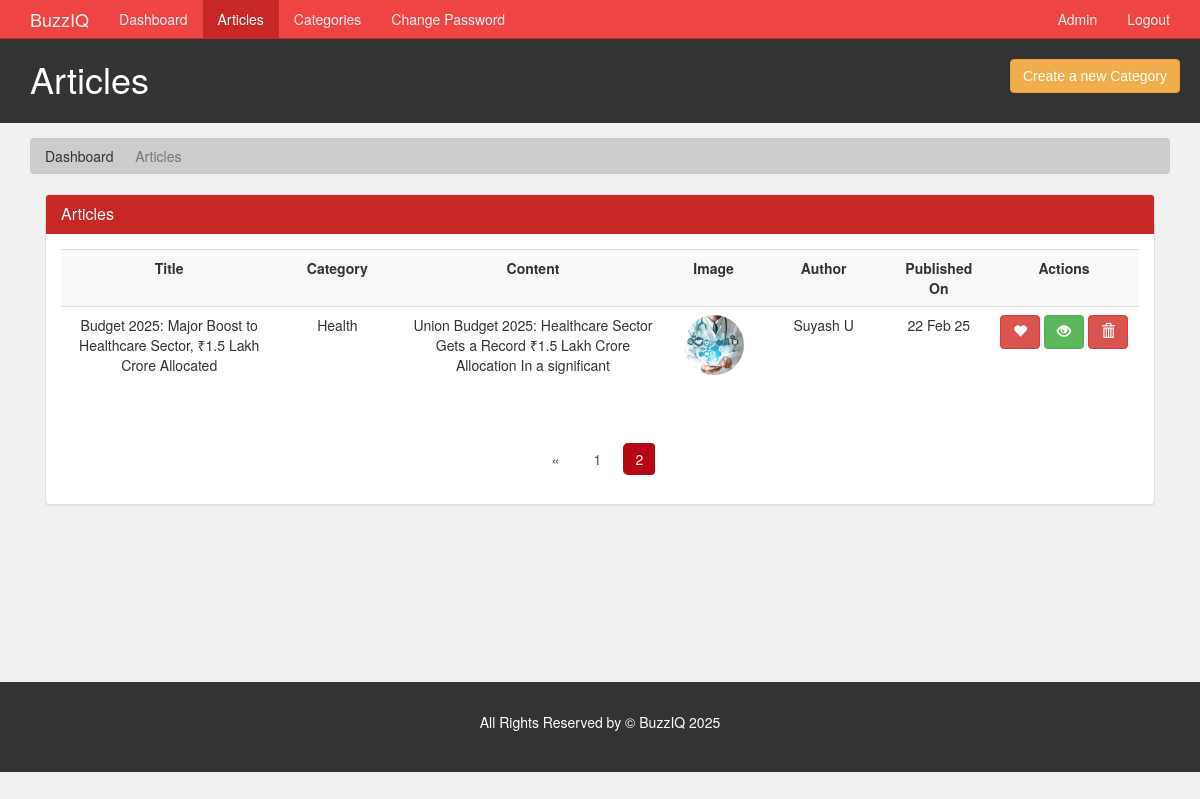
Page /admin/articles.php?page=2 (signed in) on the committed database.
### tables this page shows
CREATE TABLE `article` (
  `article_id` int(11) NOT NULL,
  `category_id` int(11) NOT NULL,
  `author_id` int(11) NOT NULL,
  `article_title` varchar(250) NOT NULL,
  `article_image` varchar(200) NOT NULL,
  `article_description` text NOT NULL,
  `article_date` date NOT NULL,
  `article_trend` tinyint(4) NOT NULL,
  `article_active` tinyint(4) NOT NULL
);

CREATE TABLE `category` (
  `category_id` int(11) NOT NULL,
  `category_name` varchar(45) NOT NULL,
  `category_color` varchar(35) NOT NULL,
  `category_image` varchar(250) NOT NULL,
  `category_description` varchar(350) NOT NULL
);

CREATE TABLE `author` (
  `author_id` int(11) NOT NULL,
  `author_name` varchar(35) NOT NULL,
  `author_password` varchar(100) NOT NULL,
  `author_email` varchar(45) NOT NULL
);

### admin/articles.php (the view, shortened to what this page needs)
<?php
  require('./includes/nav.inc.php');
?>
<section id="breadcrumb">
  <div class="container">
    <ol class="breadcrumb">
      <li><a href="./index.php">Dashboard</a></li>
      <li class="active">Articles</li>
    </ol>
  </div>
</section>
<section id="main">
  <div class="container">
    <div class="col-md-12">
      <?php
        $limit = 6;
        if(isset($_GET['page'])) {
          $page = $_GET['page'];
        }else {
          $page = 1;
        }
        $offset = ($page - 1) * $limit;
        $sql = "SELECT article.article_title,
                article.article_id,
                article.article_date,
                author.author_name,
                article.article_image,
                article.article_trend,
                article.article_active,
                article.article_description,
                category.category_name
                FROM article, category, author
                WHERE article.category_id = category.category_id
                AND article.author_id = author.author_id
                ORDER BY article.article_date DESC
                LIMIT {$offset},{$limit}";
        $result = mysqli_query($con,$sql);
        $row = mysqli_num_rows($result);
      ?>
      <div class="panel panel-default">
        <div class="panel-heading main-color-bg">
          <h3 class="panel-title">Articles</h3>
        </div>
        <div class="panel-body">
          <table class="table table-striped table-hover article-table">
            <tr>
              <th style="min-width: 200px">Title</th>
              <th style="min-width: 120px">Category</th>
              <th style="min-width: 250px">Content</th>
              <th style="min-width: 90px">Image</th>
              <th style="min-width: 130px">Author</th>
              <th style="min-width: 100px">Published On</th>
              <th style="min-width: 150px">Actions</th>
            </tr>
            <?php
                if($row > 0) {
                  while($data = mysqli_fetch_assoc($result)) {
                    $category_name = $data['category_name'];
                    $article_id = $data['article_id'];
                    $article_title = $data['article_title'];
                    $article_trend = $data['article_trend'];
                    $article_desc = $data['article_description'];
                    $article_image = $data['article_image'];
                    $article_date = $data['article_date'];
                    $article_author = $data['author_name'];
                    $article_active = $data['article_active'];
                    $article_desc = substr($article_desc,0,100);
                    $article_date = date("d M y",strtotime($article_date));
                    echo '
                      <tr>
                        <td>
                          '.$article_title.'
                        </td>
                        <td>
                          '.$category_name.'
                        </td>
                        <td>
                          '.$article_desc.'
                        </td>
                        <td>
                          <img src="../assets/images/articles/'.$article_image.'" />
                        </td>
                        <td>
                          '.$article_author.'
                        </td>
                        <td>
                          '.$article_date.'
                        </td>
                        <td>';
                        if($article_trend > 0) {
                          echo '
                          <a class="btn btn-danger" href="./deactivate-trend.php?id='.$article_id.'" title="Remove Article Trend">
                            <span class="glyphicon glyphicon-heart"></span>
                          </a>
                          ';
                        }
                        else {
                          echo '
                          <a class="btn btn-warning" href="./activate-trend.php?id='.$article_id.'" title="Make Article Trending">
                            <span class="glyphicon glyphicon-heart-empty"></span>
                          </a>
                          ';
                        }
                        if($article_active > 0) {
                          echo '
                          <a class="btn btn-success" href="./deactivate-article.php?id='.$article_id.'" title="Deactivate Article">
                            <span class="glyphicon glyphicon-eye-open"></span>
                          </a>
                          ';
                        }
                        else {
                          echo '
                          <a class="btn btn-info" href="./activate-article.php?id='.$article_id.'" title="Activate Article">
                            <span class="glyphicon glyphicon-eye-close"></span>
                          </a>
                          ';
                        }
                        echo '
                          <a class="btn btn-danger" href="javascript:deleteConfirm('.$article_id.')" title="Delete Article">
                            <span class="glyphicon glyphicon-trash"></span>
                          </a>
                        </td>
                      </tr>
                    ';
                  }
                }
              ?>
          </table>
        </div>
        <div class="text-center">
          <ul class="pagination pg-red">
            <?php
              $paginationQuery = "SELECT * FROM article";
              $paginationResult = mysqli_query($con, $paginationQuery);
              if(mysqli_num_rows($paginationResult) > 0) {
                $total_articles = mysqli_num_rows($paginationResult);
                $total_page = ceil($total_articles / $limit);
                if($page > 1) {
                  echo '
                    <li class="page-item">
                      <a href="articles.php?page='.($page - 1).'" class="page-link">
                        <span>&laquo;</span>
                      </a>
                    </li>';
                }
                for($i = 1; $i <= $total_page; $i++) {
                  $active = "";
                  if($i == $page) {
                    $active = "active";
                  }
                  echo '<li class="page-item '.$active.'"><a href="./articles.php?page='.$i.'" class="page-link">'.$i.'</a></li>';
                }
              }
            ?>
          </ul>
        </div>
      </div>
    </div>
  </div>
</section>
<?php
  require('./includes/footer.inc.php')
?>

### assets/css/partials/4-component.css (style rules this page uses)
.container { width: 100%; padding-right: 15px; padding-left: 15px; margin-right: auto; margin-left: auto; }
.btn { display: inline-block; border: none; background: var(--dark-color); color: #fff; text-decoration: none; font-family: var(--ff-nunito); padding: 0.5rem 0.75rem; border-radius: var(--border-radius); transition: all 200ms ease-in-out; }
.pagination { display: inline-block; }
.pagination a { float: left; padding: 8px 16px; margin: 2px; transition: all 200ms ease-in-out; }

### assets/css/admin/style.css (style rules this page uses)
body { background: var(--light-color); }
.main-color-bg { background-color: var(--primary-color) !important; border-color: var(--primary-color) !important; color: #ffffff !important; }
.breadcrumb { background: #cccccc; color: #333333; }
.breadcrumb a { color: #333333; }
.article-table td img { border-radius: 50%; object-fit: cover; height: 6rem; width: 6rem; }
.article-table th, .article-table td { text-align: center; }
.pagination > li > a, .pagination > li > span { border-radius: var(--border-radius); margin: 5px; border: none; color: var(--dark-color); cursor: pointer; }
.pagination > .active > a, .pagination > .active > a:focus, .pagination > .active > a:hover, .pagination > .active > span, .pagination > .active > span:focus, .pagination > .active > span:hover { z-index: 3; color: #fff; cursor: default; background-color: var(--active-color); border-color: none; }
#main { min-height: 57.2vh; }

### assets/css/partials/1-variables.css (style rules this page uses)
:root { --primary-color: #c72727; --secondary-color: #f99500; --light-color: #f1f1f1; --dark-color: #50514f; --black-color: #333333; --tag-trend-color: #fa163f; --tag-yellow-color: #ffbe0b; --tag-purple-color: #8338ec; --tag-blue-color: #3a86ff; --tag-green-color: #00ff73; --tag-orange-color: #ef4339; --tag-pink-color: #ff0a54; --tag-brown-color: #663f3f; --hover-color: #ee4444; --active-color: #b90615; --ts-vs: 0.56rem; --ts-sml: 0.8rem; --ts-md: 1.1rem; --ts-lg: 1.25rem; --hs-vs: 1.3rem; --hs-sml: 2rem; --hs-md: 2.5rem; --hs-lg: 3rem; --ff-monts: "Montserrat", sans-serif; --ff-nunito: "Nunito Sans", sans-serif; --ff-noto: "Noto Serif", serif; --ff-robo: "Roboto", sans-serif; --border-radius: 5px; }

### rows in the picture
article: article_title "Budget 2025: Major Boost to Healthcare Sector, ₹1.5 Lakh Crore Allocated", category.category_name "Health", article_description "Union Budget 2025: Healthcare Sector Gets a Record ₹1.5 Lakh Crore Allocation In a significant", article_image (picture), author.author_name "Suyash U", article_date "22 Feb 25"

### other values in the picture
$admin_name "Admin"
$page_title "Articles"
